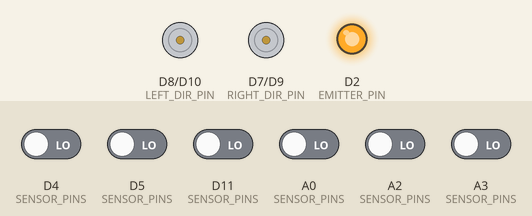
The sketch below on a simulated Arduino Uno R4 WiFi. Parts: direction and speed pins drawn as motors (green arrow = direction pin HIGH = forward, orange = LOW = backward, longer = more drive), output pins drawn as LEDs (lit = HIGH). The test bench sets the inputs (shaded band); at power-on: A0 (SENSOR_PINS), A2 (SENSOR_PINS), A3 (SENSOR_PINS), D4 (SENSOR_PINS), D5 (SENSOR_PINS), D11 (SENSOR_PINS) LOW. WiFi joins after 1.5 s; servers stay silent unless stated; no MQTT or app messages arrive unless stated; what the sketch prints to the serial monitor is not drawn.

Above: at 0.1 s.
At 4.4 s:
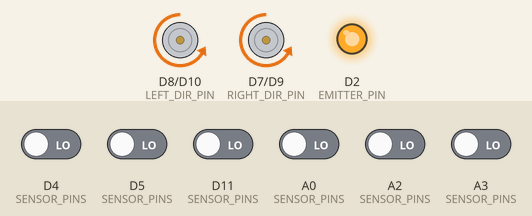
Timing chart, 0 to 5.9 s (numbered marks = the images above):
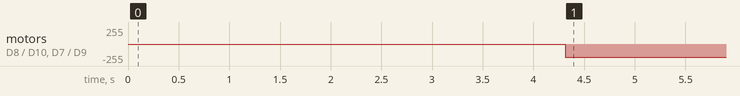

Measured:
- by itself, motor on D8 (LEFT_DIR_PIN) / D10 (LEFT_PWM_PIN), motor on D7 (RIGHT_DIR_PIN) / D9 (RIGHT_PWM_PIN): stopped → backward 200/255 at 4.3 s

The sketch:

arduino_uno_r4_line_tracing_info_pub.ino
```cpp
#include <WiFiS3.h>            // UNO R4 WiFi 전용 Wi-Fi 라이브러리
#include <ArduinoMqttClient.h> // MQTT 클라이언트
#include <RiaLineSensorR4.h>   // 너가 만든 라인 센서 라이브러리

// ===================== Wi-Fi / MQTT 설정 =====================

// Wi-Fi 접속 정보
const char WIFI_SSID[] = "Ria2G";
const char WIFI_PASS[] = "730124go";

// MQTT 브로커 (mosquitto) 주소
const char MQTT_BROKER[] = "192.168.0.15";   // <- 여기 IP를 네 브로커 IP로 변경
const int  MQTT_PORT    = 1883;

const char MQTT_USER[]  = "ship";
const char MQTT_PASSW[] = "1234";

// MQTT 토픽
const char MQTT_TOPIC[] = "ship/line_logger";

// WiFi / MQTT 클라이언트 객체
WiFiClient wifiClient;
MqttClient mqttClient(wifiClient);

// ===================== 라인 센서 / 모터 / PID 설정 =====================

// Zumo Reflectance Sensor Array 핀 (예시: ZumoShield 기본)
const uint8_t NUM_SENSORS = 6;
const uint8_t SENSOR_PINS[NUM_SENSORS] = {
  5, A2, A0, 11, A3, 4
};

// IR LED 제어 핀 (LEDON 점퍼가 D2에 연결되어 있다고 가정)
const int8_t EMITTER_PIN = 2;

// 모터 핀 (ZumoShield 기본)
// 오른쪽 모터: DIR=D7, PWM=D9
// 왼쪽  모터: DIR=D8, PWM=D10
const int RIGHT_DIR_PIN = 7;
const int LEFT_DIR_PIN  = 8;
const int RIGHT_PWM_PIN = 9;
const int LEFT_PWM_PIN  = 10;

// 라인 센서 객체
RiaLineSensorR4 lineSensor(SENSOR_PINS, NUM_SENSORS, EMITTER_PIN);

// readLine()이 0 ~ (N-1)*1000을 반환한다고 가정 → 센터는 2500
const int16_t CENTER_POS = (NUM_SENSORS - 1) * 1000 / 2; // 2500

// PID 계수
float Kp = 0.76f;      // 0.8
float Ki = 0.004f;      // 0.0
float Kd = 0.17f;      // 0.1

// PID 상태 변수
float prevError   = 0.0f;
float integral    = 0.0f;
uint32_t prevTime = 0;

// 모터 속도 설정
const int BASE_SPEED = 200;  // 직진 기본 속도 (0~255)
const int MAX_SPEED  = 255;

// ====================================================
// 모터 제어 함수
// ====================================================
void setMotor(int dirPin, int pwmPin, int speed)
{
  // speed: -255 ~ +255
  bool forward = (speed >= 0);
  int pwm = abs(speed);
  if (pwm > 255) pwm = 255;

  // ZumoShield 기준: LOW = forward, HIGH = reverse 인 경우가 많음
  digitalWrite(dirPin, forward ? LOW : HIGH);
  analogWrite(pwmPin, pwm);
}

void setMotorSpeeds(int leftSpeed, int rightSpeed)
{
  setMotor(LEFT_DIR_PIN,  LEFT_PWM_PIN,  leftSpeed);
  setMotor(RIGHT_DIR_PIN, RIGHT_PWM_PIN, rightSpeed);
}

// ====================================================
// Wi-Fi / MQTT 연결 함수
// ====================================================

void connectWiFi()
{
  Serial.print("WiFi 연결 중: ");
  Serial.println(WIFI_SSID);

  int status = WiFi.begin(WIFI_SSID, WIFI_PASS);

  while (status != WL_CONNECTED) {
    delay(1000);
    Serial.print(".");
    status = WiFi.status();
  }

  Serial.println("\nWiFi 연결 완료!");
  Serial.print("IP 주소: ");
  Serial.println(WiFi.localIP());
}

void connectMQTT()
{
  Serial.print("MQTT 브로커 연결 중: ");
  Serial.print(MQTT_BROKER);
  Serial.print(":");
  Serial.println(MQTT_PORT);
  mqttClient.setUsernamePassword(MQTT_USER, MQTT_PASSW);

  while (!mqttClient.connect(MQTT_BROKER, MQTT_PORT)) {
    Serial.print("MQTT 연결 실패, 에러 코드 = ");
    Serial.println(mqttClient.connectError());
    Serial.println("3초 후 재시도...");
    delay(3000);
  }

  Serial.println("MQTT 연결 완료!");
}

// ====================================================
// setup()
// ====================================================
void setup()
{
  Serial.begin(115200);
  while (!Serial) { ; }

  // 모터 핀 설정
  pinMode(LEFT_DIR_PIN,  OUTPUT);
  pinMode(RIGHT_DIR_PIN, OUTPUT);
  pinMode(LEFT_PWM_PIN,  OUTPUT);
  pinMode(RIGHT_PWM_PIN, OUTPUT);

  // 센서 초기화
  lineSensor.begin();

  // 모터 정지
  setMotorSpeeds(0, 0);

  Serial.println("=== RiaLineSensorR4 + PID + MQTT Logger (UNO R4 WiFi) ===");

  // Wi-Fi / MQTT 연결
  connectWiFi();
  connectMQTT();

  // MQTT keep-alive 설정 (선택)
  mqttClient.setKeepAliveInterval(60); // 60초

  // 센서 보정
  Serial.println("Calibration start...");
  Serial.println("로봇을 손으로 잡고 흰 바탕과 검은 라인 위를 여러 방향으로 천천히 움직여 주세요.");

  for (int i = 0; i < 100; i++) {
    lineSensor.calibrate(1);
    delay(20);
  }

  Serial.println("Calibration done.");
  Serial.println("라인트레이싱 + MQTT 로깅을 시작합니다.");

  prevTime = millis();
}

// ====================================================
// loop()
// ====================================================
void loop()
{
  // Wi-Fi / MQTT 연결 상태 체크
  if (WiFi.status() != WL_CONNECTED) {
    Serial.println("WiFi 끊김, 재연결 시도...");
    connectWiFi();
  }

  if (!mqttClient.connected()) {
    Serial.println("MQTT 끊김, 재연결 시도...");
    connectMQTT();
  }

  mqttClient.poll();  // 내부 MQTT 유지용

  // ----- 시간 계산 (dt) -----
  uint32_t now = millis();
  float dt = (prevTime == 0) ? 0.01f : (now - prevTime) / 1000.0f;
  prevTime = now;

  // ----- 센서 읽기 -----
  uint16_t calVals[RiaLineSensorR4::MAX_SENSORS];
  lineSensor.readCalibrated(calVals);  // 0~1000 범위 (흰~검)

  int16_t pos = lineSensor.readLine(false);  // 0 ~ 5000

  // ----- PID 에러 계산 -----
  int16_t error_raw = CENTER_POS - pos;                 // -2500 ~ +2500
  float   error     = (float)error_raw / (float)CENTER_POS; // -1.0 ~ +1.0

  // ----- PID 계산 -----
  integral += error * dt;
  float derivative = (dt > 0.0f) ? (error - prevError) / dt : 0.0f;
  prevError = error;

  float pidOutput = Kp * error + Ki * integral + Kd * derivative;

  // ----- 모터 속도 계산 -----
  float turn = pidOutput * 200.0f;   // 조향량 스케일

  float leftF  = BASE_SPEED + turn;
  float rightF = BASE_SPEED - turn;

  int leftSpeed  = (int)constrain(leftF,  -MAX_SPEED, MAX_SPEED);
  int rightSpeed = (int)constrain(rightF, -MAX_SPEED, MAX_SPEED);

  setMotorSpeeds(leftSpeed, rightSpeed);

  // ----- MQTT로 로깅 데이터 전송 -----
  // 포맷:
  // time_ms,s0,s1,s2,s3,s4,s5,error,pidOutput,leftSpeed,rightSpeed
  String payload;
  payload.reserve(128);  // 메모리 미리 확보

  payload += now;  // time_ms
  payload += ",";

  for (int i = 0; i < NUM_SENSORS; i++) {
    payload += calVals[i];  // 보정된 센서 값 (0~1000)
    payload += (i < NUM_SENSORS - 1) ? "," : ",";
  }

  payload += String(error, 4);     // error (float, -1.0 ~ +1.0)
  payload += ",";
  payload += String(pidOutput, 4); // PID output
  payload += ",";
  payload += leftSpeed;            // 모터 속도
  payload += ",";
  payload += rightSpeed;

  // MQTT publish
  mqttClient.beginMessage(MQTT_TOPIC);
  mqttClient.print(payload);
  mqttClient.endMessage();

  // 디버깅용 시리얼 출력 (원하면 꺼도 됨)
  Serial.println(payload);

  delay(10);  // 제어 주기 약 100Hz
}
```

RiaLineSensorR4.h
```cpp
#ifndef RIA_LINE_SENSOR_R4_H
#define RIA_LINE_SENSOR_R4_H

#include <Arduino.h>

class RiaLineSensorR4 {
public:
    static const uint8_t MAX_SENSORS = 6;

    // pins: 센서가 연결된 핀 배열
    // numSensors: 센서 개수 (Zumo 기본은 6)
    // emitterPin: IR LED 제어 핀 (예: 2, 없으면 -1)
    RiaLineSensorR4(const uint8_t *pins,
                     uint8_t numSensors,
                     int8_t emitterPin = -1);

    void begin();

    // 원시값 읽기 (0 ~ timeoutMicros, 값이 클수록 어두움)
    void readRaw(uint16_t *values, uint16_t timeoutMicros = 2500);

    // 보정값 초기화
    void resetCalibration();

    // 여러 번 읽어서 min/max 갱신 (로봇을 흰/검정 위로 왔다갔다 시키면서 호출)
    void calibrate(uint8_t iterations = 10, uint16_t timeoutMicros = 2500);

    // 0~1000 범위로 정규화 (0=흰색, 1000=검정)
    void readCalibrated(uint16_t *values, uint16_t timeoutMicros = 2500);

    // 라인 위치 계산 (0 ~ (numSensors-1)*1000)
    // whiteLine == false : 검은 선 (기본)
    // whiteLine == true  : 흰 선
    int16_t readLine(bool whiteLine = false, uint16_t timeoutMicros = 2500);

private:
    uint8_t  _numSensors;
    uint8_t  _pins[MAX_SENSORS];
    int8_t   _emitterPin;

    bool     _calibrated;
    uint16_t _calibMin[MAX_SENSORS];
    uint16_t _calibMax[MAX_SENSORS];

    int32_t  _lastPosition;
};

#endif // RIA_LINE_SENSOR_R4_H
```
